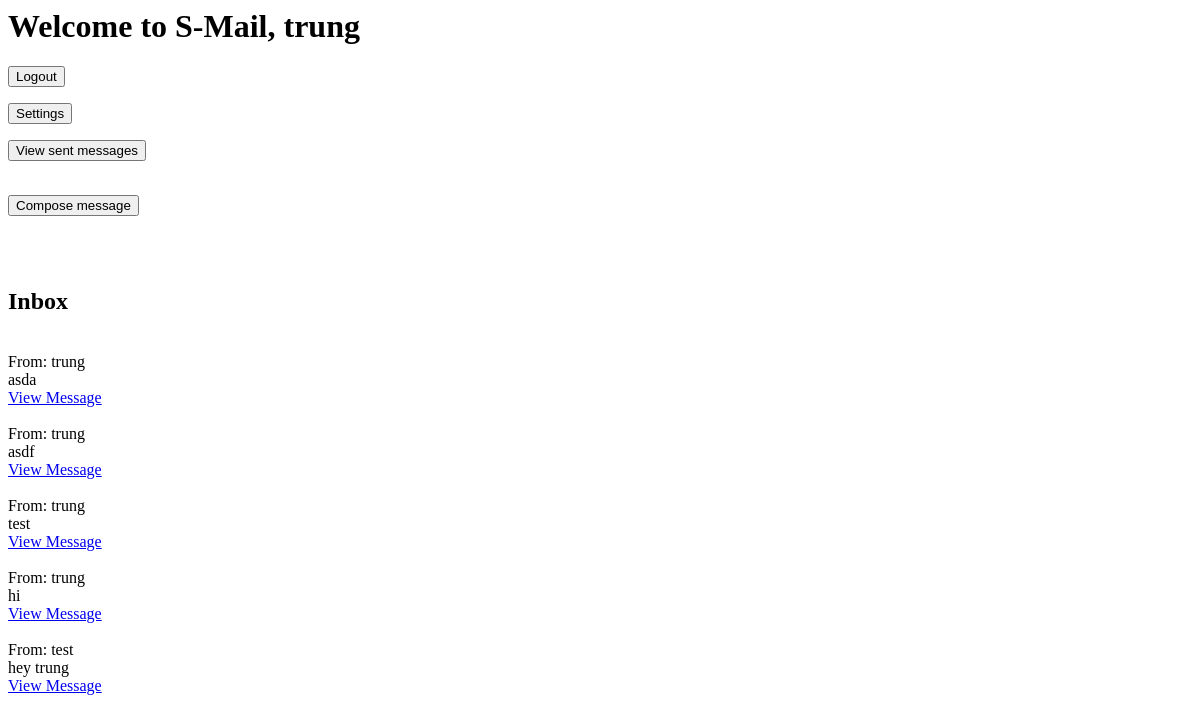
The app's page /mainpage (signed in), older data.
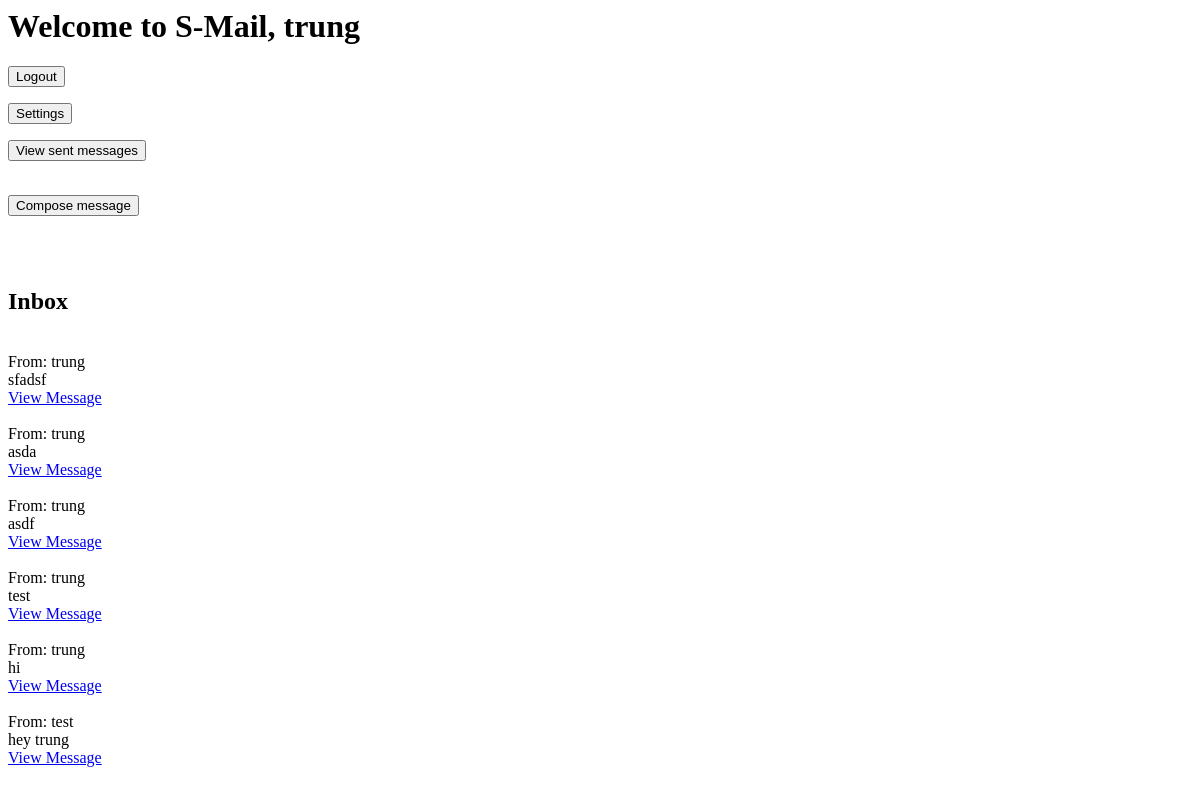
The same page, newer data.
### app/models.py (models this page shows, shortened)
class User(db.Model, UserMixin):
    id = db.Column(db.Integer, primary_key=True)
    username = db.Column(db.String(32), nullable=False)
    password = db.Column(db.String(32), nullable=False)
    email = db.Column(db.String(100), nullable=False)
    def received_messages(self):
        return Message.query.filter_by(recipient=self).order_by(Message.timestamp.desc()).all()

class Message(db.Model):
    id = db.Column(db.Integer, primary_key=True)
    sender_id = db.Column(db.Integer, db.ForeignKey('user.id'), nullable=False)
    recipient_id = db.Column(db.Integer, db.ForeignKey('user.id'), nullable=False)
    subject = db.Column(db.String(100), nullable=False)
    body = db.Column(db.String(500), nullable=False)
    timestamp = db.Column(db.DateTime, default=datetime.now(pytz.timezone('US/Pacific')))
    sender = db.relationship('User', foreign_keys=[sender_id])
    recipient = db.relationship('User', foreign_keys=[recipient_id])

### app/routes.py (the view)
@myapp_obj.route("/mainpage", methods=['GET', 'POST'])
@login_required #needs to be logged in to access this page
def mainpage():
    messages = current_user.received_messages() #get sent messages
    return render_template('mainpage.html', messages=messages, name = current_user.username)

### app/models.py (called while the page is built)
@login_manager.user_loader
def load_user(user_id):
    return User.query.get(int(user_id))

### app/templates/mainpage.html (shortened to what this page needs)
<html>
    <head>
    </head>
    <body>
        <h1>Welcome to S-Mail, {{ name }}</h1>
        <form action="{{ url_for('logout') }}" method="post">
            <button type="submit">Logout</button>
        </form>
        <form action="{{ url_for('settings') }}">
            <button type="submit">Settings</button>
        </form>
        <form action="{{ url_for('sent') }}">
            <button type="submit">View sent messages</button>
        </form>
        <br>
        <form action="{{ url_for('compose') }}" method="post">
            <button type="submit">Compose message</button>
        </form>
        <br>
        <br>
        <h2>Inbox</h2>
        <br>
        <tbody>
            {% for message in messages %}
                <tr>
                    <td>From: {{ message.sender.username }}</td>
                    <br>
                    <td>{{ message.subject }}</td>
                    <br>
                    <td><a href="{{ url_for('message', message_id=message.id) }}">View Message</a></td>
                    <br>
                    <br>
                </tr>
            {% endfor %}
        </tbody>

Row changes from the older to the newer data that the page shows:
added Message: sender.username "trung", subject "sfadsf"
